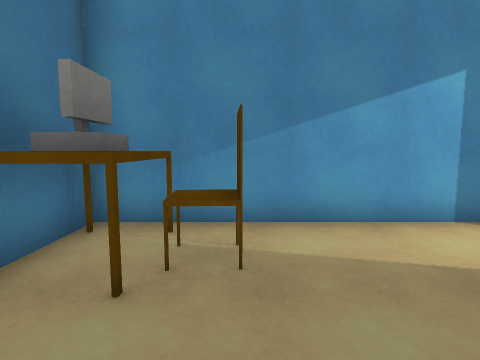
view 1 (above)

16 first-person views from a walk through a scene from a Unity 3-D project. The camera is 1.3 m above the floor, tilts 6° down and sees 80° across. The floor is counted in squares, 1 m on a side. Each view is taken from the middle of a square. On the plan, view 1 faces up. The plan holds only what a view shows up to about 13 squares ahead; the rest is blank. The place goes on beyond the plan. The player character is not drawn. Door leaves are left out, so doorways stand open. Some surface patterns are stand-ins.

view 2
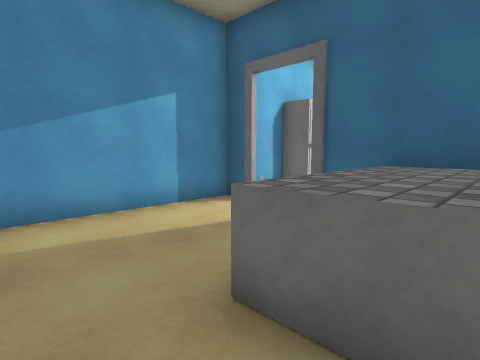

view 3
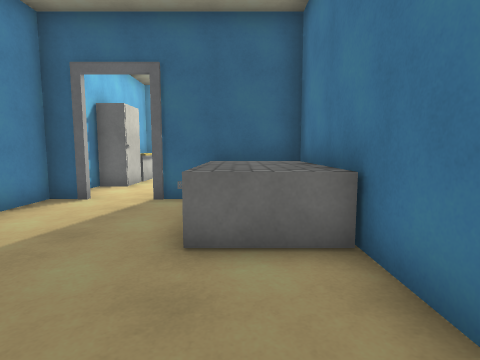

view 4
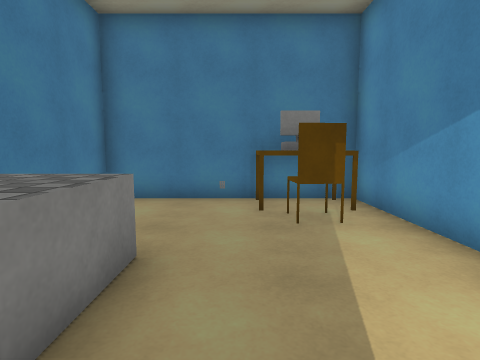

view 5
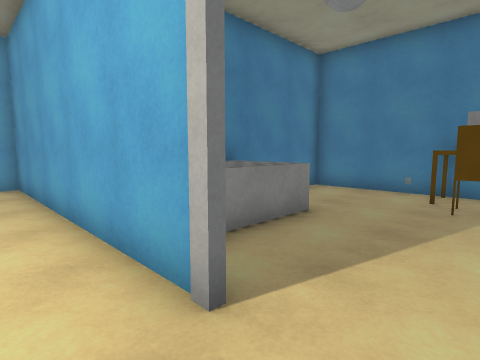

view 6
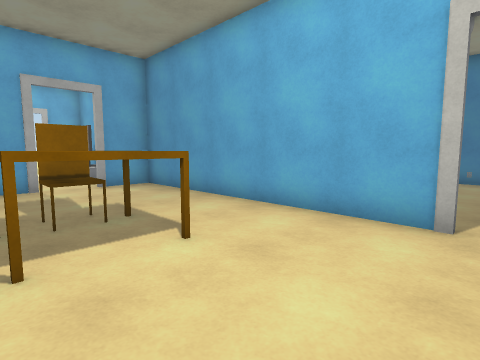

view 7
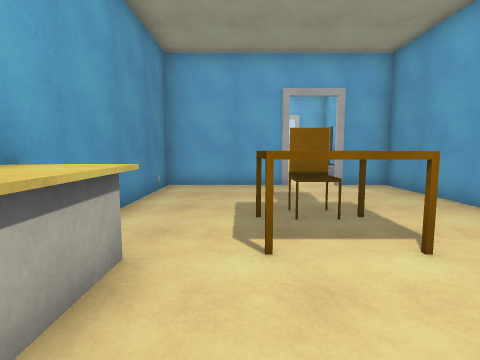

view 8
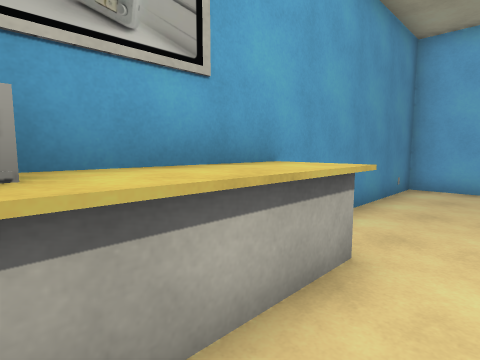

view 9
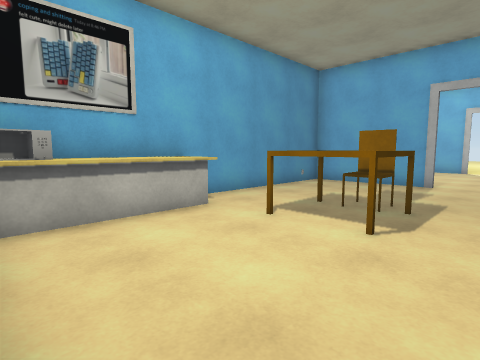

view 10
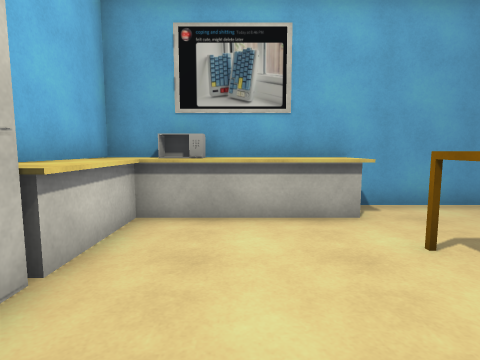

view 11
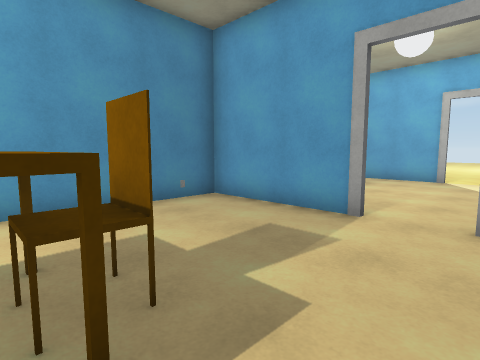

view 12
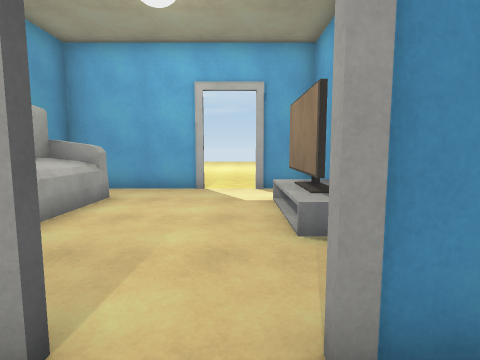

view 13
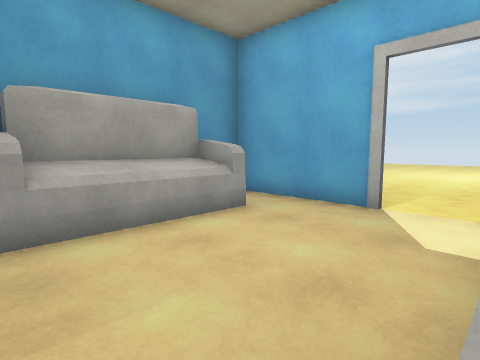

view 14
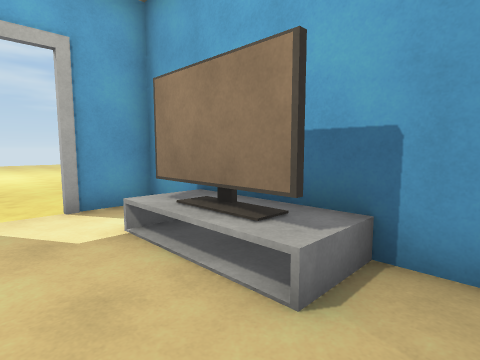

view 15
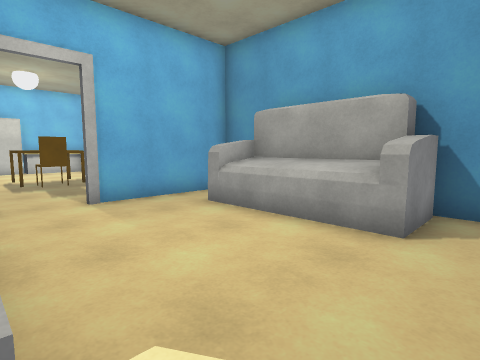

view 16
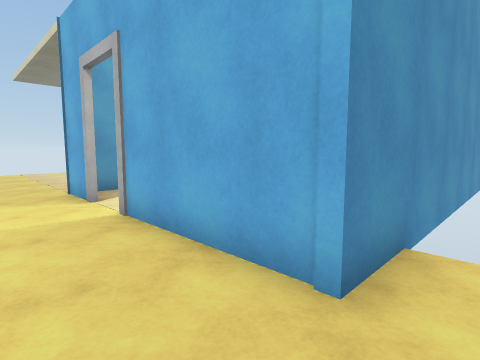

### Floor plan
Key: @ floor where view 1 was taken; # wall or solid block; . floor; D open door; ^ raised ledge; v drop or lower ground; C computer; T table; F fridge; A TV; M microwave; S sofa.
Columns run from 3 left of view 1 to 15 right of it. Each row starts with its distance up from view 1.
  5 ############F ####
  4 #CTT....DD.FFF^^M#
  3 #CTT....DD.....^M#
  2 #........#.....^^#
  1 #....^^^^#.....^^#
  0 #..@.^^^#......^^#
 -1 #....^^^#...TTT..#
 -2 ##########..TTT..#
 -3          #..TT...#
 -4          #.......#
 -5          #.......#
 -6          #.......#
 -7          #.......#
 -8          ##DD#####
 -9          #.....SS#
-10          #.....SS#
-11          #A....SS#
-12          AA....SS#
-13          #A....SS#
-14          #.....SS#v
-15    ..... #.DD....#.
-16    ......##DD#####.
-17    ...............
-18           ....... .
-19           ....
-20           .....
-21          ......
-22          ......
-23          ......
-24          .....

Positions as (right, up) in squares from view 1, and headings:
1: (0, 0), facing up
2: (0, -1), facing up-right
3: (-2, 0), facing right
4: (5, 2), facing left
5: (7, 4), facing down-left
6: (11, 3), facing down-left
7: (11, 3), facing down
8: (11, 3), facing down-right
9: (7, 4), facing down-right
10: (7, 2), facing right
11: (7, -2), facing down-right
12: (8, -6), facing down
13: (7, -9), facing down-right
14: (9, -9), facing down-left
15: (7, -15), facing up-right
16: (15, -18), facing up-left
